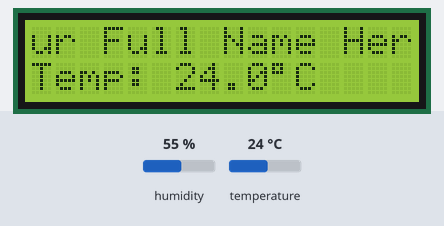
Bench run of a sketch on a simulated Arduino Uno, built with avr-gcc and run on an emulated ATmega328P. Parts: 16×2 character LCD. Inputs (shaded band) come from the test bench; at power-on: temperature 24 °C, humidity 55 %. What the sketch prints to the serial monitor is not drawn.

Above: at 3.3 s.
3.4 s: temperature set to 12 °C
At 6.73 s:
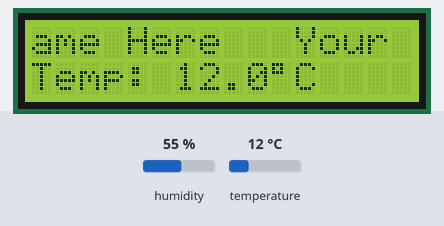
8.2 s: temperature set to 19 °C
At 10.73 s:
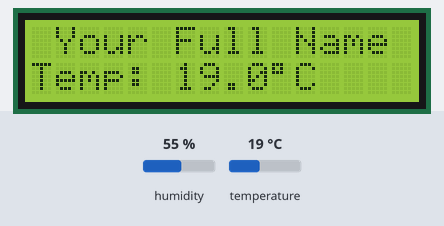
13.0 s: temperature set to 28 °C
At 14.73 s:
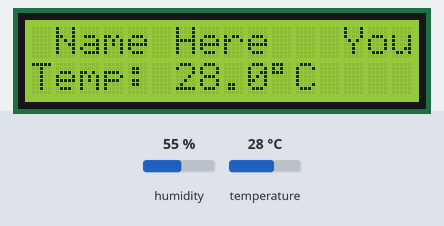
Timing chart, 0 to 16.2 s (numbered marks = the images above; inputs shaded):
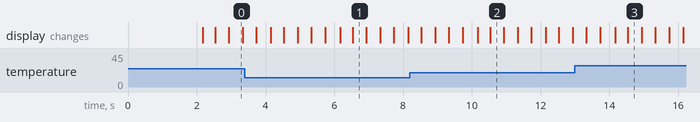

Measured:
- what the display in image 0 shows lasts 0.4 s, from 2.9 s to 3.3 s

The sketch:

temperature_monitor.ino
```cpp
// ============================================================
// Temperature Monitor - Arduino UNO
// Reads DHT11 sensor, displays on 16x2 I2C LCD, sends via Serial
// ============================================================

#include <Wire.h>
#include <LiquidCrystal_I2C.h>
#include <DHT.h>

// ----- DHT11 Configuration -----
#define DHTPIN 2          // DHT11 Signal (S) pin connected to Digital Pin 2
#define DHTTYPE DHT11

// ----- LCD Configuration -----
// IMPORTANT: Change 0x27 to the address you found in the I2C scanner
//            (common values: 0x27 or 0x3F)
#define LCD_ADDRESS 0x27
#define LCD_COLS 16
#define LCD_ROWS 2

// ----- Candidate Name -----
// Change this to your actual name
const char candidateName[] = "Your Full Name Here";

// ----- Object Initialization -----
LiquidCrystal_I2C lcd(LCD_ADDRESS, LCD_COLS, LCD_ROWS);
DHT dht(DHTPIN, DHTTYPE);

// ----- Scrolling Variables -----
int scrollPosition = 0;
unsigned long lastScrollTime = 0;
const unsigned long scrollDelay = 400;  // milliseconds between scroll steps

// ----- Temperature Reading Variables -----
unsigned long lastReadTime = 0;
const unsigned long readInterval = 2000;  // read temperature every 2 seconds
float currentTemp = 0.0;
bool firstReading = true;

void setup() {
  // Initialize Serial Communication (for sending data to PC)
  Serial.begin(9600);
  Serial.println("Temperature Monitor Starting...");

  // Initialize the DHT11 sensor
  dht.begin();

  // Initialize the LCD
  lcd.init();
  lcd.backlight();    // Turn on the backlight
  lcd.clear();

  // Show startup message
  lcd.setCursor(0, 0);
  lcd.print("Starting...");
  lcd.setCursor(0, 1);
  lcd.print("Please wait");
  delay(2000);
  lcd.clear();

  // Display the candidate name initially (first 16 chars)
  displayName();

  // Show placeholder temperature
  lcd.setCursor(0, 1);
  lcd.print("Temp: ---.- C");
}

void loop() {
  unsigned long currentTime = millis();

  // ----- Read Temperature Every 2 Seconds -----
  if (currentTime - lastReadTime >= readInterval || firstReading) {
    lastReadTime = currentTime;
    firstReading = false;

    float t = dht.readTemperature();  // Read temperature in Celsius

    if (!isnan(t)) {
      currentTemp = t;

      // Display temperature on the second row of the LCD
      lcd.setCursor(0, 1);
      lcd.print("Temp: ");
      lcd.print(currentTemp, 1);   // 1 decimal place
      lcd.print((char)223);        // Degree symbol
      lcd.print("C   ");           // Padding to clear old characters

      // Send temperature to PC via Serial
      Serial.print("TEMP:");
      Serial.println(currentTemp, 1);  // e.g., "TEMP:23.5"

    } else {
      // Sensor read failed
      lcd.setCursor(0, 1);
      lcd.print("Sensor Error!   ");
      Serial.println("ERROR:Failed to read DHT11");
    }
  }

  // ----- Scroll the Name if Longer than 16 Characters -----
  int nameLength = strlen(candidateName);

  if (nameLength > LCD_COLS) {
    if (currentTime - lastScrollTime >= scrollDelay) {
      lastScrollTime = currentTime;
      scrollName(nameLength);
    }
  }
}

// ============================================================
// Display the candidate name on the first row
// ============================================================
void displayName() {
  lcd.setCursor(0, 0);
  int nameLength = strlen(candidateName);

  if (nameLength <= LCD_COLS) {
    // Name fits on the screen - just print it
    lcd.print(candidateName);
  } else {
    // Name is too long - show first 16 characters initially
    for (int i = 0; i < LCD_COLS; i++) {
      lcd.print(candidateName[i]);
    }
  }
}

// ============================================================
// Scroll the candidate name horizontally on the first row
// Creates a smooth scrolling effect with wraparound
// ============================================================
void scrollName(int nameLength) {
  // Build the scrolling string with padding for smooth wraparound
  // Format: "name   name" so it loops seamlessly
  String paddedName = String(candidateName) + "   " + String(candidateName);

  lcd.setCursor(0, 0);

  // Display 16 characters starting from the current scroll position
  for (int i = 0; i < LCD_COLS; i++) {
    int charIndex = (scrollPosition + i) % paddedName.length();
    lcd.print(paddedName[charIndex]);
  }

  // Move to the next position
  scrollPosition++;

  // Reset when we've scrolled through the entire name + padding
  if (scrollPosition >= nameLength + 3) {  // 3 = length of the "   " padding
    scrollPosition = 0;
  }
}
```
